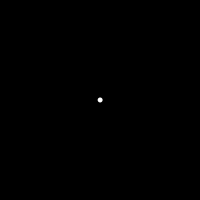
Frame 1 (no input)
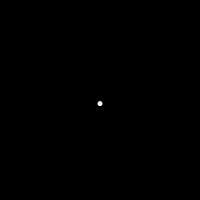
Frame 60 (the mouse pressed at the canvas centre just before this capture)
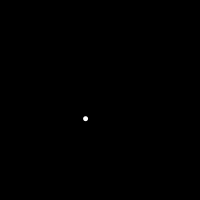
Frame 120 (the mouse held since frame 60 and released just before this capture)

The Processing sketch that drew these frames (run headless with seeded random() and noise(); from frame 60 on, the mouse is pressed at the canvas centre):

// Processing sketch: sketch_1_04
// ── sketch_1_04.pde
float noiseF; // facteur évolutif de notre fonction noise
float xpos, ypos; // coordonnées de notre forme

void setup() {
  size(200, 200);
  background(0);
  noStroke();
  fill(255);
  // on initialise notre facteur à une valeur aléatoire
  noiseF = random(500) ;
  // on place notre forme au centre de la fenetre.
  xpos = width/2;
  ypos = height/2;
}

void draw() {
  background(0);
  /* on ajoute à notre position une valeur comprise entre      -1 et 1, résultante de notre fonction noise. */
  xpos += noise(noiseF, 10, 20)*2-1;
  ypos += noise(noiseF, 85, 140)*2 -1;
  ellipse(xpos, ypos, 5, 5);  
  // on incrémente notre facteur noise d’une petite valeur
  noiseF += 0.005;
}
